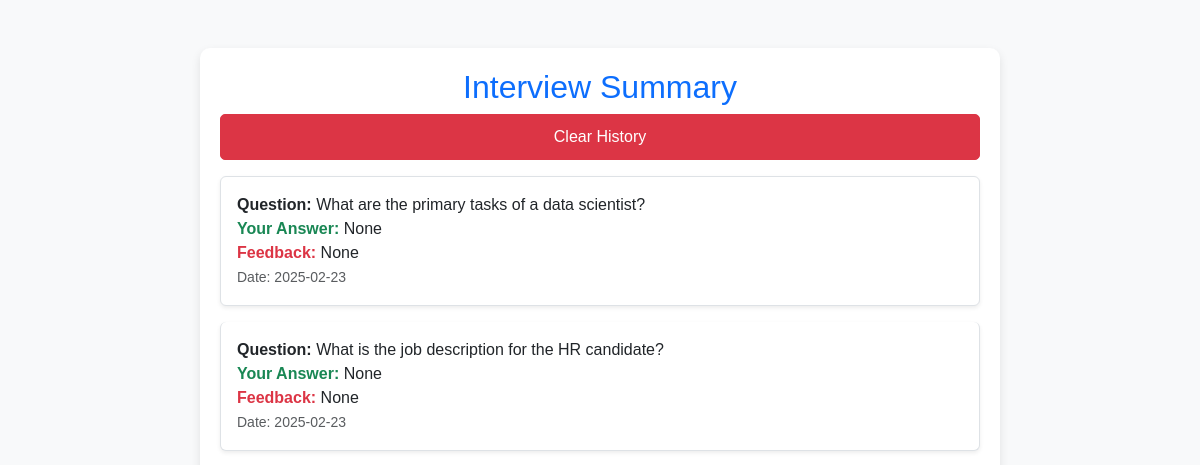
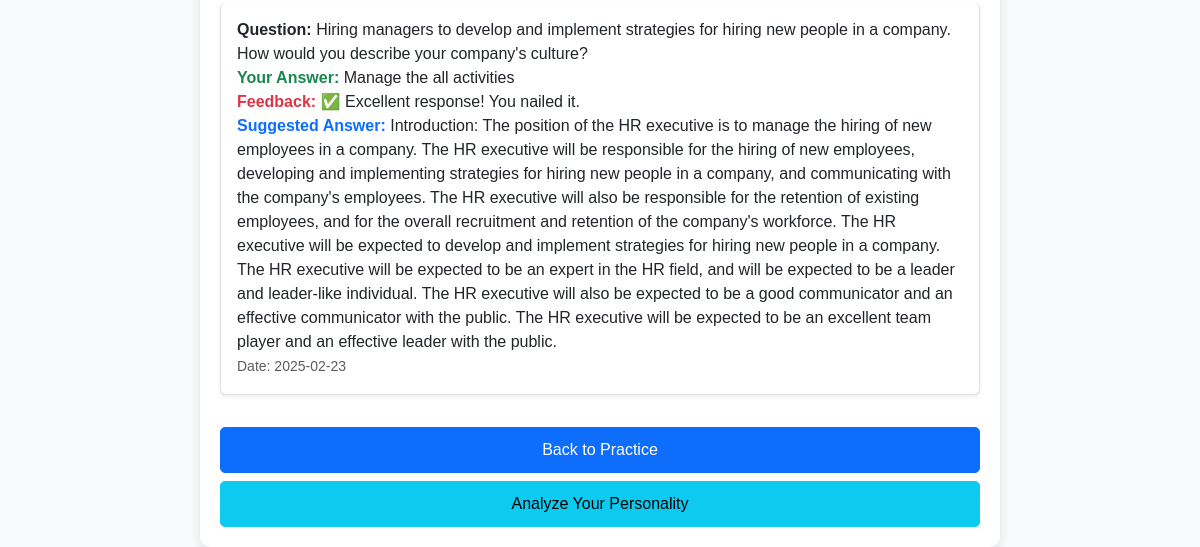
Page /summary/ (signed in) on the earlier database version (2 pictures, top to bottom).
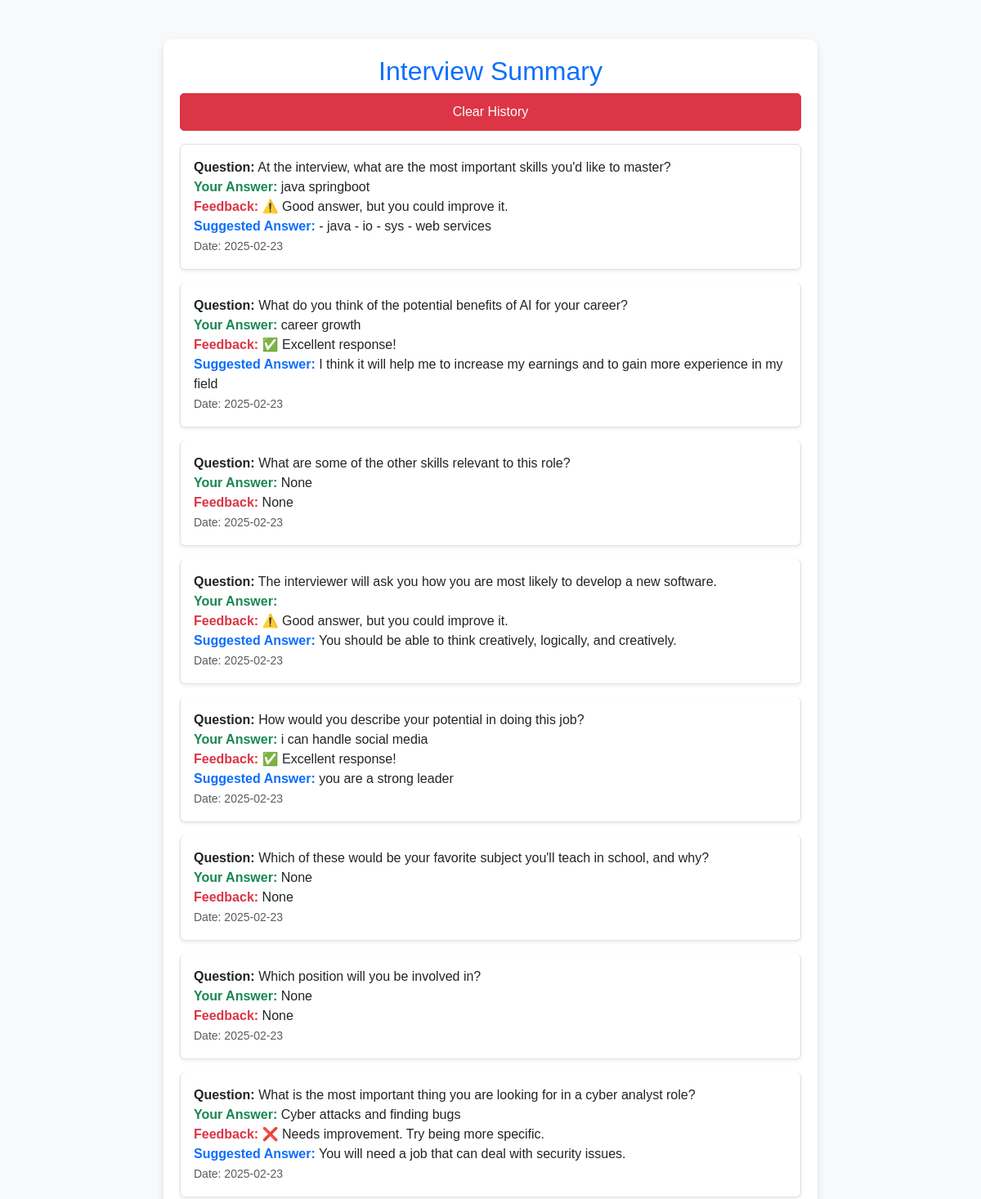
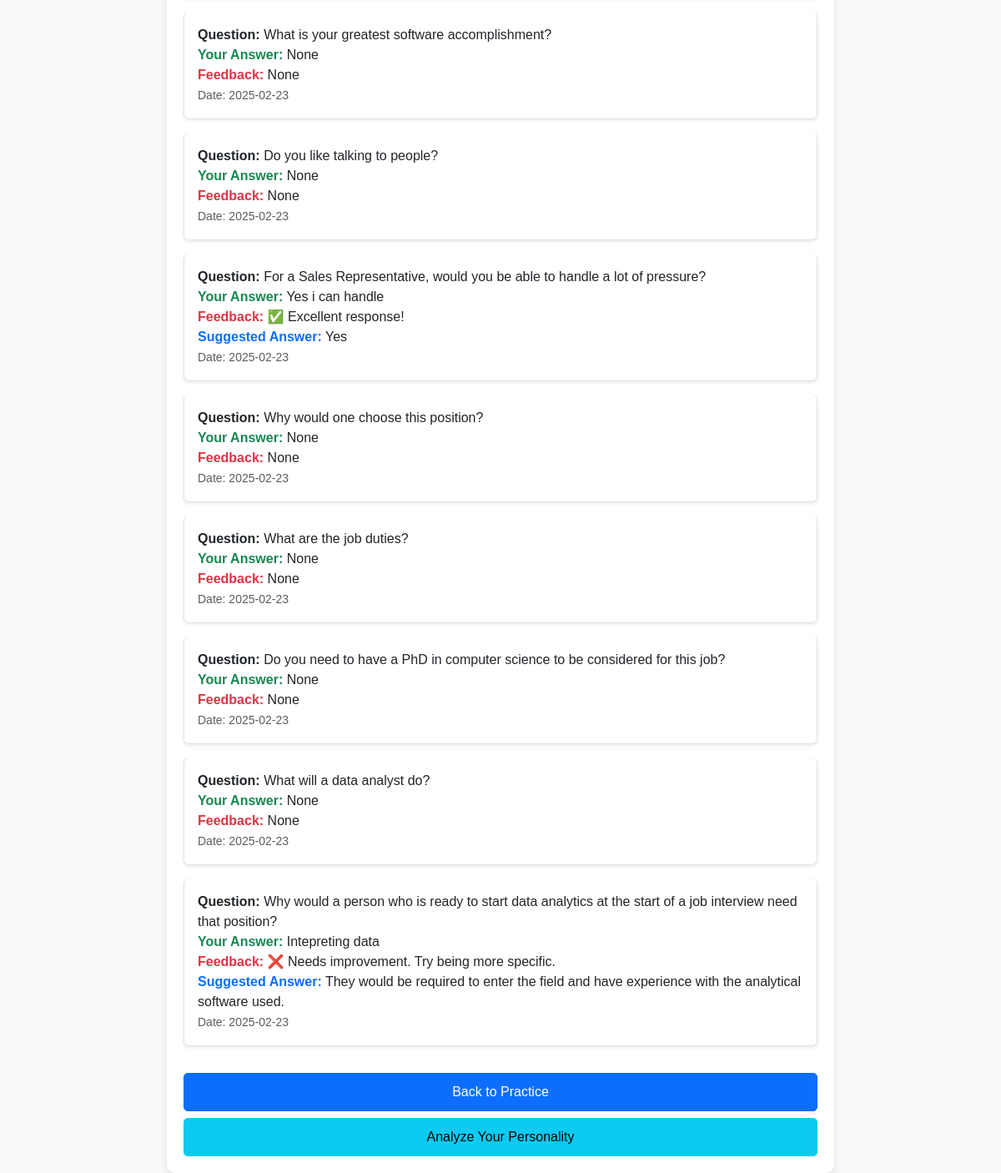
Same page on the later database version (2 pictures, top to bottom).
### ai_interview/models.py (models this page shows, shortened)
class InterviewPractice(models.Model):
    user = models.ForeignKey(User, on_delete=models.CASCADE)  # ✅ Add this field
    domain = models.CharField(max_length=100)
    job_description = models.TextField()
    question = models.TextField()
    user_answer = models.TextField(blank=True, null=True)
    feedback = models.TextField(blank=True, null=True)
    suggested_answer = models.TextField(blank=True, null=True)
    timestamp = models.DateTimeField(auto_now_add=True)

### ai_interview/views.py (the view)
# urls.py: path("summary/", summary_view, name="summary"),
@login_required(login_url='/login/')
def summary_view(request):
    user_responses = InterviewPractice.objects.filter(user=request.user).order_by('-id')
    personality = PersonalityAnalysis.objects.filter(user=request.user).first()
    return render(request, "summary.html", {
        "user_responses": user_responses,
        "personality": personality
    })

### ai_interview/templates/summary.html (shortened to what this page needs)
<!DOCTYPE html>
<html lang="en">
<head>
    <link href="https://cdn.jsdelivr.net/npm/bootstrap@5.3.3/dist/css/bootstrap.min.css" rel="stylesheet">
</head>
<body>
    <div class="container mt-5">
        <h2 class="text-center text-primary">Interview Summary</h2>
        {% if user_responses %}
            <form action="{% url 'clear_history' %}" method="POST" onsubmit="return confirm('Are you sure you want to clear your history?');">
                <button type="submit" class="btn btn-danger btn-custom">Clear History</button>
            </form>
            <div class="list-group mt-3">
                {% for response in user_responses %}
                    <div class="list-group-item mb-3 p-3 shadow-sm rounded">
                        <strong class="text-dark">Question:</strong> {{ response.question }} <br>
                        <strong class="text-success">Your Answer:</strong> {{ response.user_answer }} <br>
                        <strong class="text-danger">Feedback:</strong> {{ response.feedback }} <br>
                        {% if response.suggested_answer %}
                            <strong class="text-primary">Suggested Answer:</strong> {{ response.suggested_answer }} <br>
                        {% endif %}
                        <small class="text-muted">Date: {{ response.timestamp|date:"Y-m-d" }}</small>
                    </div>
                {% endfor %}
            </div>
        {% else %}
            <p class="text-center text-muted">No past responses found.</p>
        {% endif %}
        <div class="d-grid gap-2 mt-3">
            <a href="{% url 'index' %}" class="btn btn-primary btn-custom">Back to Practice</a>
            <a href="{% url 'personality' %}" class="btn btn-info btn-custom">Analyze Your Personality</a>
        </div>
    </div>
</body>
</html>

### ai_interview/templates/summary.html (style rules this page uses)
body { background-color: #f8f9fa; font-family: 'Poppins', sans-serif; }
.container { max-width: 800px; background: white; padding: 20px; border-radius: 10px; box-shadow: 0px 4px 10px rgba(0, 0, 0, 0.1); margin-top: 30px; }
.btn-custom { width: 100%; padding: 10px; border-radius: 5px; font-size: 16px; transition: 0.3s ease-in-out; }

Differences in the rows shown:
removed InterviewPractice: question "What are the primary tasks of a data scientist?", user_answer "None", feedback "None", timestamp "2025-02-23"
removed InterviewPractice: question "What is the job description for the HR candidate?", user_answer "None", feedback "None", timestamp "2025-02-23"
removed InterviewPractice: question "Hiring managers to develop and implement strategies for hiring new people in a company. How would you describe your company's culture?", user_answer "Manage the all activities", feedback "✅ Excellent response! You nailed it.", suggested_answer "Introduction: The position of the HR executive is to manage the hiring of new employees in a company. The HR executive will be responsible for the hiring of new employees, developing and implementing strategies for hiring new people in a company, and communicating with the company's employees. The HR executive will also be responsible for the retention of existing employees, and for the overall recruitment and retention of the company's workforce. The HR executive will be expected to develop and implement strategies for hiring new people in a company. The HR executive will be expected to be an expert in the HR field, and will be expected to be a leader and leader-like individual. The HR…", timestamp "2025-02-23"
added InterviewPractice: question "At the interview, what are the most important skills you'd like to master?", user_answer "java springboot", feedback "⚠️ Good answer, but you could improve it.", suggested_answer "- java - io - sys - web services", timestamp "2025-02-23"
added InterviewPractice: question "What do you think of the potential benefits of AI for your career?", user_answer "career growth", feedback "✅ Excellent response!", suggested_answer "I think it will help me to increase my earnings and to gain more experience in my field", timestamp "2025-02-23"
added InterviewPractice: question "What are some of the other skills relevant to this role?", user_answer "None", feedback "None", timestamp "2025-02-23"
added InterviewPractice: question "The interviewer will ask you how you are most likely to develop a new software.", feedback "⚠️ Good answer, but you could improve it.", suggested_answer "You should be able to think creatively, logically, and creatively.", timestamp "2025-02-23"
added InterviewPractice: question "How would you describe your potential in doing this job?", user_answer "i can handle social media", feedback "✅ Excellent response!", suggested_answer "you are a strong leader", timestamp "2025-02-23"
added InterviewPractice: question "Which of these would be your favorite subject you'll teach in school, and why?", user_answer "None", feedback "None", timestamp "2025-02-23"
added InterviewPractice: question "Which position will you be involved in?", user_answer "None", feedback "None", timestamp "2025-02-23"
added InterviewPractice: question "What is the most important thing you are looking for in a cyber analyst role?", user_answer "Cyber attacks and finding bugs", feedback "❌ Needs improvement. Try being more specific.", suggested_answer "You will need a job that can deal with security issues.", timestamp "2025-02-23"
added InterviewPractice: question "What is your greatest software accomplishment?", user_answer "None", feedback "None", timestamp "2025-02-23"
added InterviewPractice: question "Do you like talking to people?", user_answer "None", feedback "None", timestamp "2025-02-23"
added InterviewPractice: question "For a Sales Representative, would you be able to handle a lot of pressure?", user_answer "Yes i can handle", feedback "✅ Excellent response!", suggested_answer "Yes", timestamp "2025-02-23"
added InterviewPractice: question "Why would one choose this position?", user_answer "None", feedback "None", timestamp "2025-02-23"
added InterviewPractice: question "What are the job duties?", user_answer "None", feedback "None", timestamp "2025-02-23"
added InterviewPractice: question "Do you need to have a PhD in computer science to be considered for this job?", user_answer "None", feedback "None", timestamp "2025-02-23"
added InterviewPractice: question "What will a data analyst do?", user_answer "None", feedback "None", timestamp "2025-02-23"
added InterviewPractice: question "Why would a person who is ready to start data analytics at the start of a job interview need that position?", user_answer "Intepreting data", feedback "❌ Needs improvement. Try being more specific.", suggested_answer "They would be required to enter the field and have experience with the analytical software used.", timestamp "2025-02-23"
